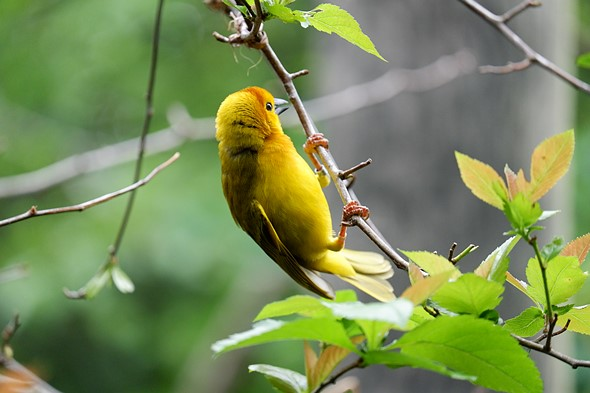
#> input picture images/image4.jpeg, 590 x 393 px, found by its file name
$ python 2.py   (older library calls are emulated)
#> lines starting #> are read from the running program, lines starting #| are printed output that depends on the picture; after the words box and inside, x2 and y2 are one past the last pixel; in counts of white or black regions, pixels touching at a corner belong together
import cv2
import numpy as np

img = cv2.imread(r"images/image4.jpeg")
#> img is the input picture: shape (393, 590, 3); mean B, G, R 88.3, 139.3, 121.2

if img is None :
    print("Error: Image not loaded")
    exit()

# convert the image to grayscale
gray = cv2.cvtColor(img, cv2.COLOR_BGR2GRAY)
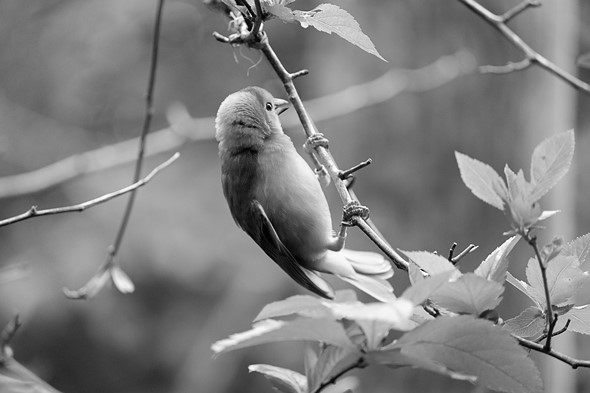
#> gray: shape (393, 590); min 0, max 255, mean 128.1

# apply gaussian blur to remove noise
blur = cv2.GaussianBlur(gray, (5,5), 0)

# apply sobel operator to detect edges in x and y operator
sobelx = cv2.Sobel(blur, cv2.CV_64F, 1, 0, ksize=3)
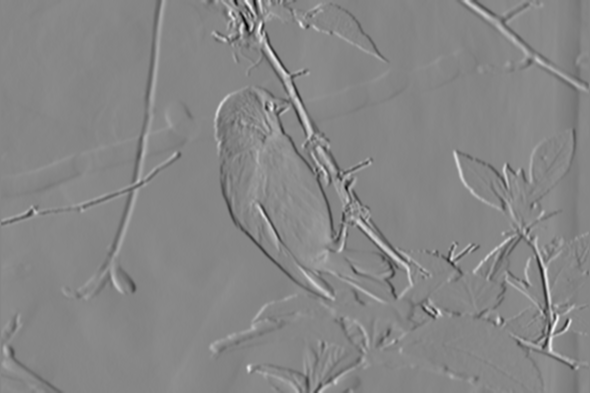
#> sobelx: shape (393, 590) float64; min -507, max 453, mean 0.2; drawn with min black and max white
sobely = cv2.Sobel(blur, cv2.CV_64F, 0, 1, ksize=3)
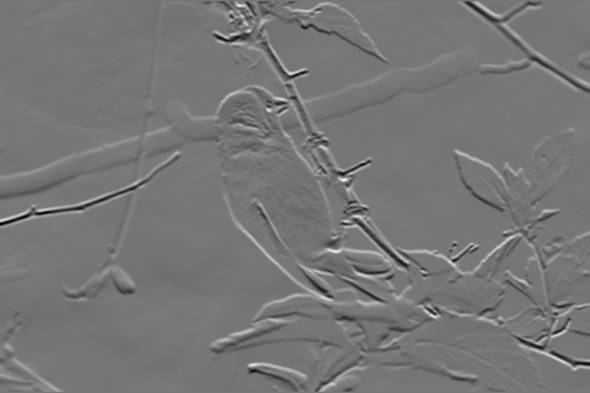
#> sobely: shape (393, 590) float64; min -428, max 490, mean -0.6; drawn with min black and max white

#combine the edges detected in x and y directions using magnitude
edges = np.sqrt(sobelx**2 + sobely**2)
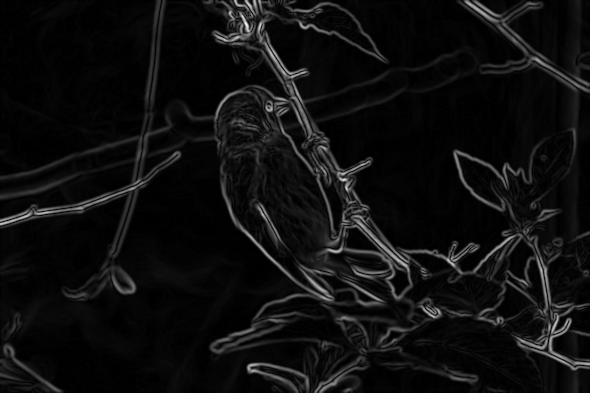
#> edges: shape (393, 590) float64; min 0, max 576.8, mean 33.8; drawn with min black and max white

# convert the magnitude to an 8-bit image
edges = np.uint8(np.absolute(edges))
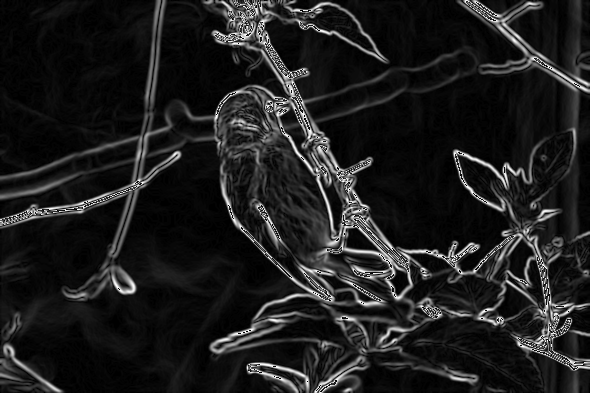
#> edges: shape (393, 590); min 0, max 255, mean 30

# optionally apply binary threshold to highlight edges
_, edges = cv2.threshold(edges, 50, 255, cv2.THRESH_BINARY)
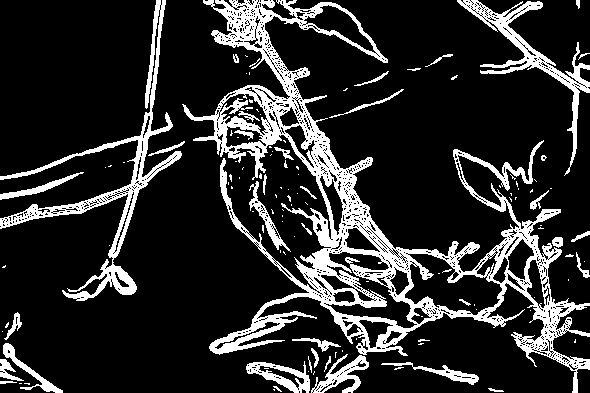
#> edges: shape (393, 590); 17.4% white; 124 white regions (86 under 20 px), largest, box (x1, y1, x2, y2) and area: (182, 0, 590, 393) 25891, (0, 0, 182, 301) 5280, (457, 0, 590, 176) 2914

# display the threshold image and edge-detected image
cv2.imshow('Original image', img)
cv2.imshow('Edge-detected Image', edges)

# save the edge detected image
cv2.imwrite('images/output2.jpg', edges)

# wait for user to close the window
cv2.waitKey(0)

cv2.destroyAllWindows()

$ run again, with images/image1.jpg copied over images/image4.jpeg
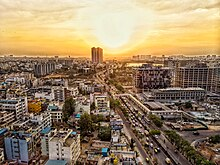
#> input picture images/image1.jpg, 220 x 165 px, found by its file name
#> img is the input picture: shape (165, 220, 3); mean B, G, R 101.9, 132, 153.6
#> `sobely = cv2.Sobel(blur, cv2.CV_64F, 0, 1, ksize=3)`:
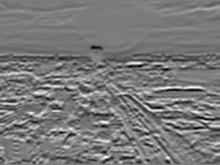
#> sobely: shape (165, 220) float64; min -338, max 356, mean -7.5; drawn with min black and max white
#> `_, edges = cv2.threshold(edges, 50, 255, cv2.THRESH_BINARY)`:
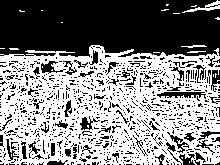
#> edges: shape (165, 220); 52.1% white; 930 black regions (867 under 20 px), largest, box (x1, y1, x2, y2) and area: (0, 0, 220, 57) 11471, (157, 92, 206, 99) 207, (41, 61, 66, 74) 134

$ run again, with images/image3.png saved as images/image4.jpeg
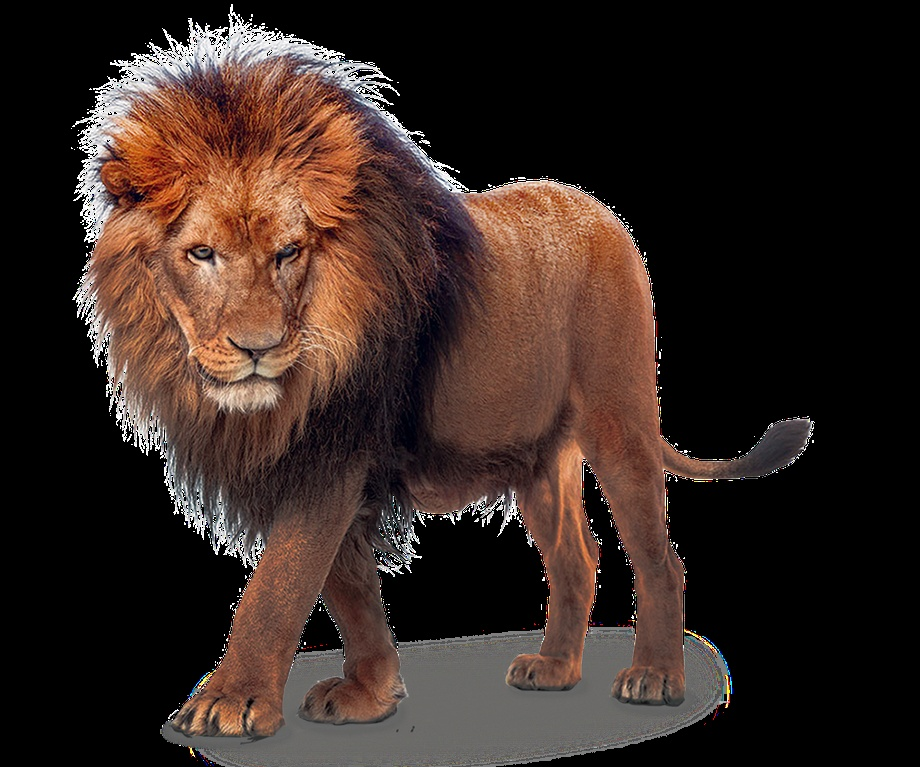
#> input picture images/image3.png, 920 x 767 px, shrunk from 1417 x 1181 before the run, found by its file name
#> img is the input picture: shape (767, 920, 3); mean B, G, R 34.2, 39.6, 54.5
#> `sobely = cv2.Sobel(blur, cv2.CV_64F, 0, 1, ksize=3)`:
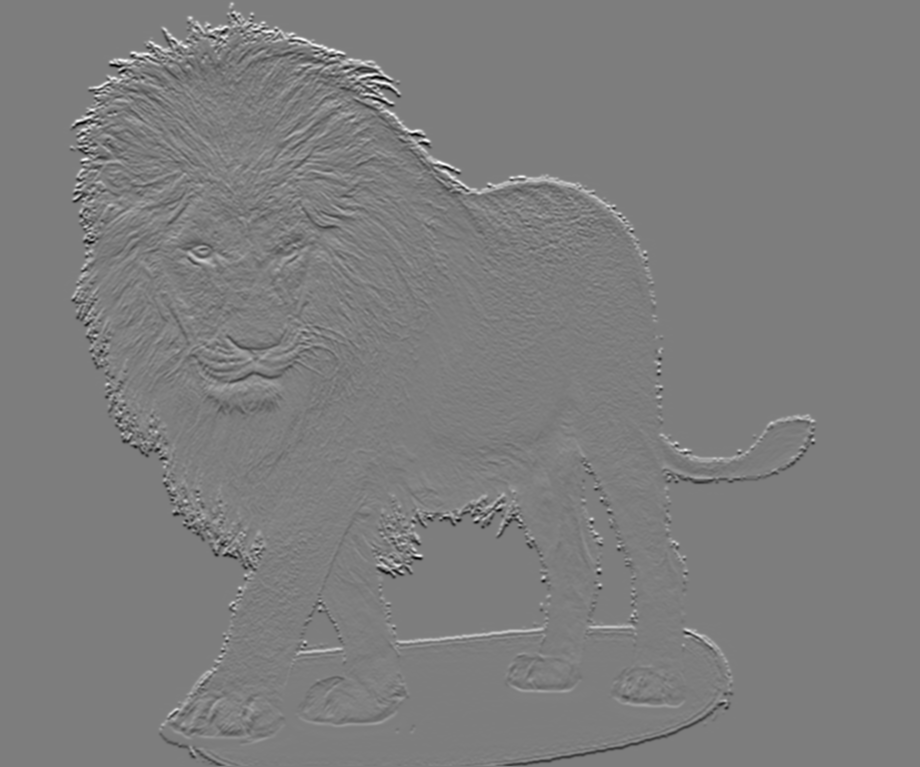
#> sobely: shape (767, 920) float64; min -604, max 619, mean 0.3; drawn with min black and max white
#> `_, edges = cv2.threshold(edges, 50, 255, cv2.THRESH_BINARY)`:
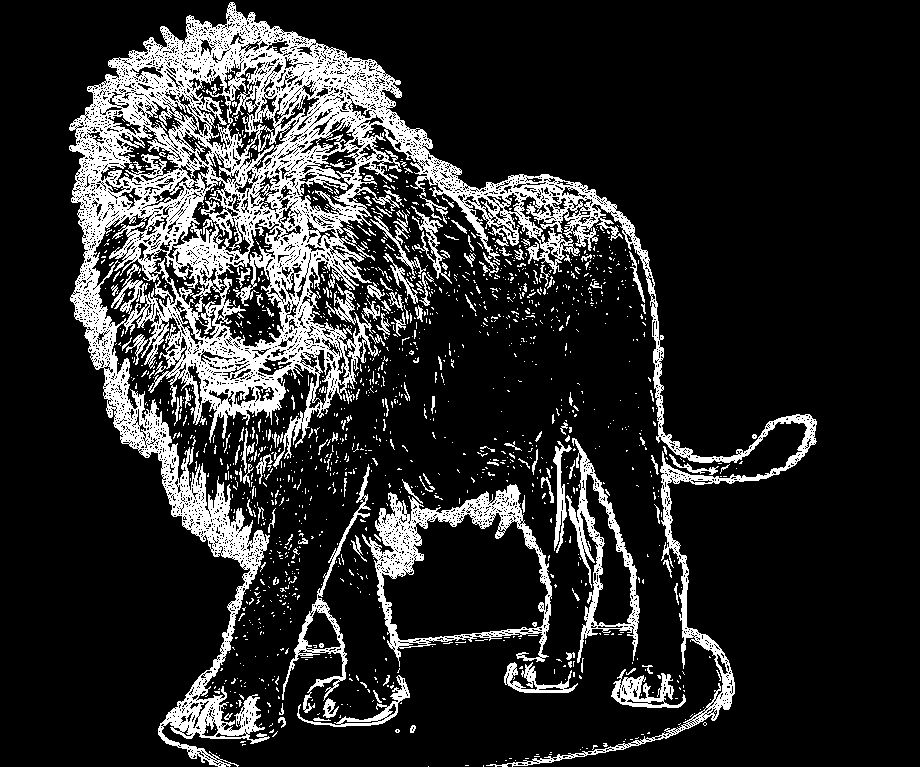
#> edges: shape (767, 920); 16.8% white; 1512 white regions (1366 under 20 px), largest, box (x1, y1, x2, y2) and area: (69, 2, 817, 767) 89113, (362, 484, 552, 667) 6810, (566, 438, 640, 663) 3464
